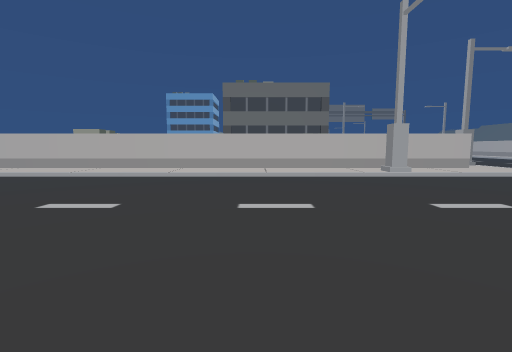
view 1 (above)

24 first-person views from a walk through a scene from a Unity 3-D project. The camera is 1.5 m above the floor, tilts 6° down and sees 85° across. The floor is counted in squares, 2 m on a side. Each view is taken from the middle of a square. On the plan, view 1 faces up. The plan holds only what a view shows up to about 10 squares ahead; the rest is blank. The place goes on beyond the plan. Some surface patterns are stand-ins.

view 2
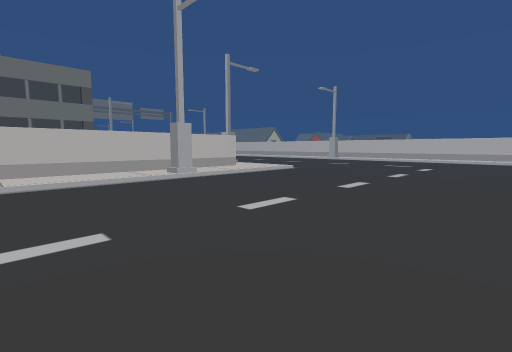

view 3
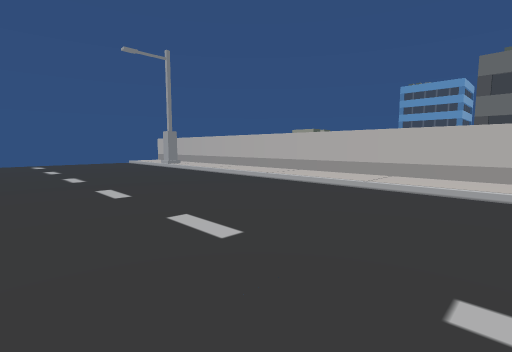

view 4
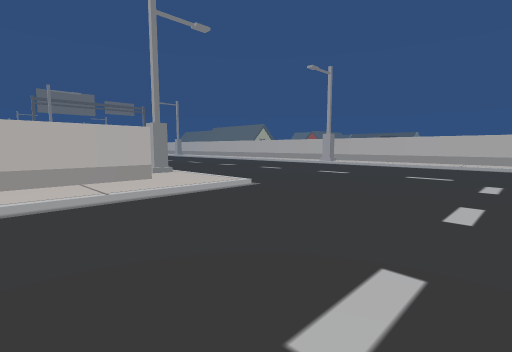

view 5
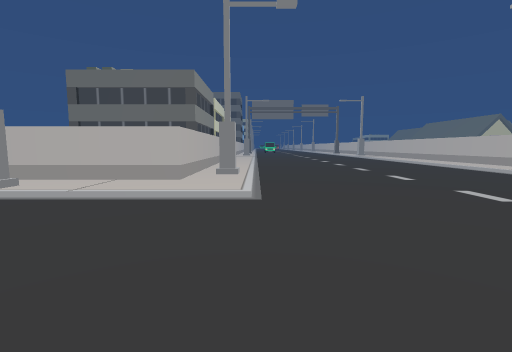

view 6
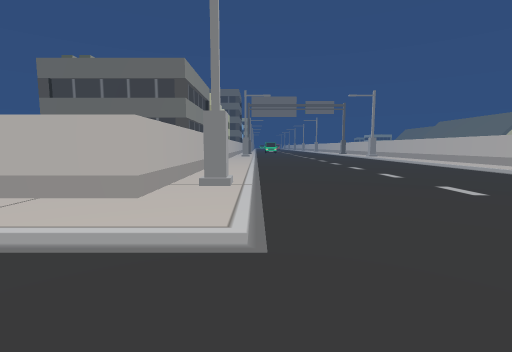

view 7
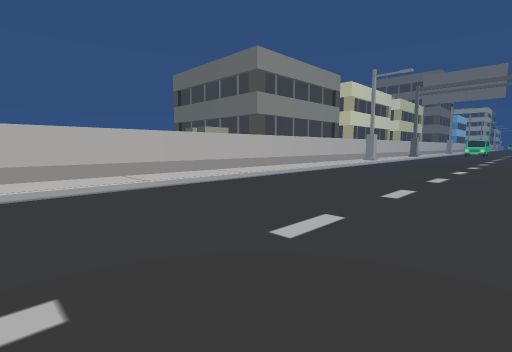

view 8
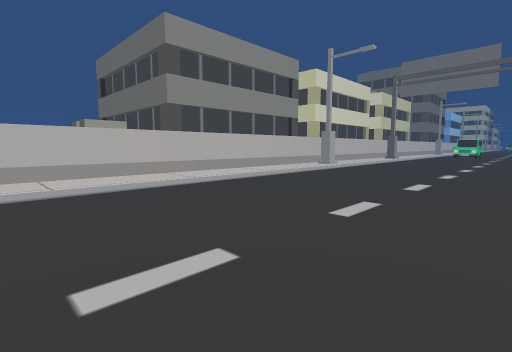

view 9
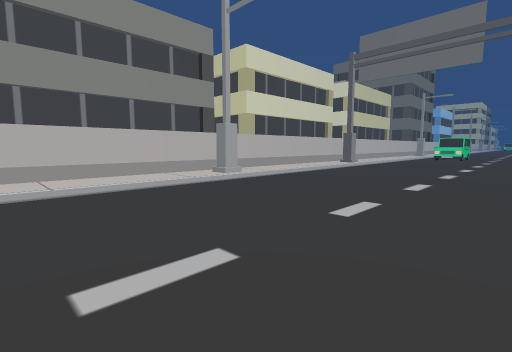

view 10
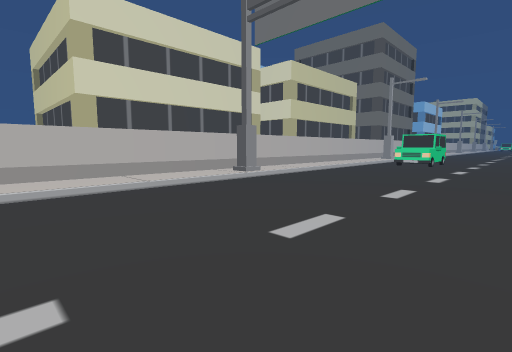

view 11
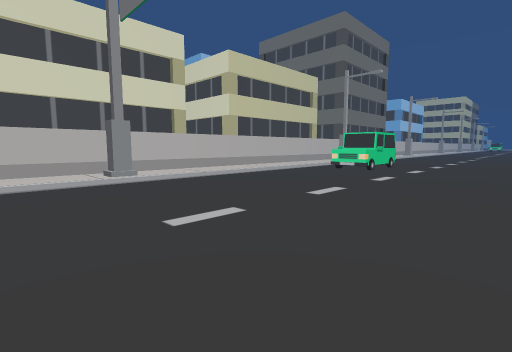

view 12
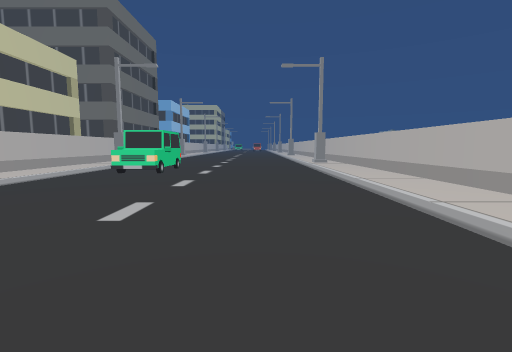

view 13
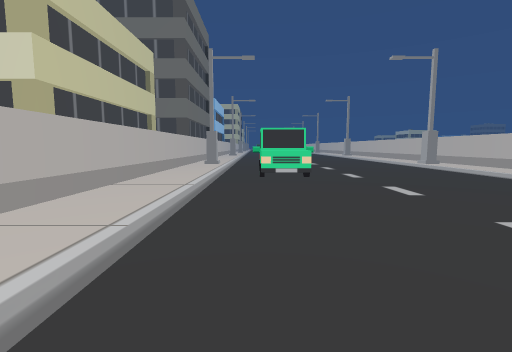

view 14
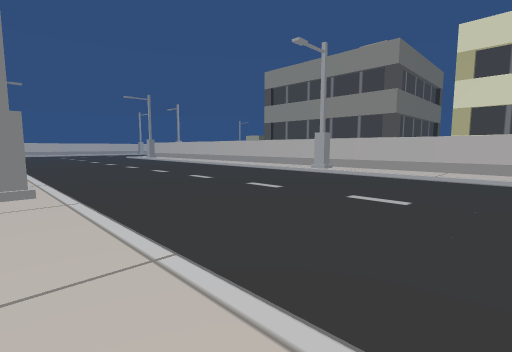

view 15
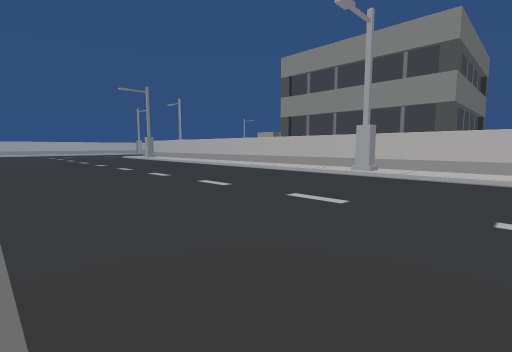

view 16
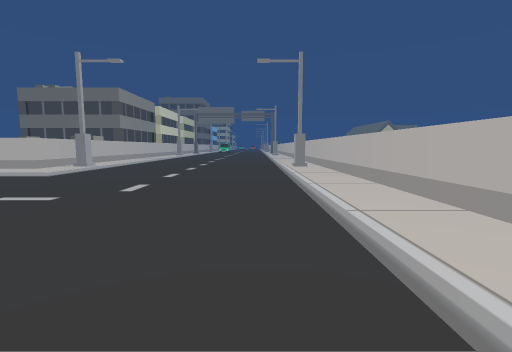

view 17
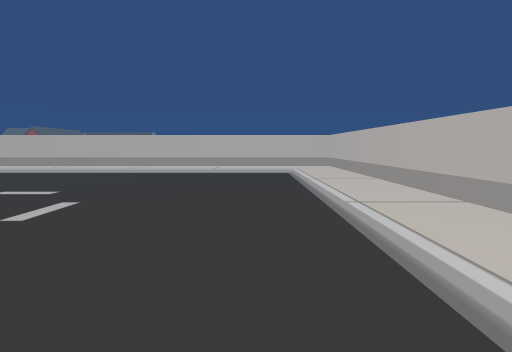

view 18
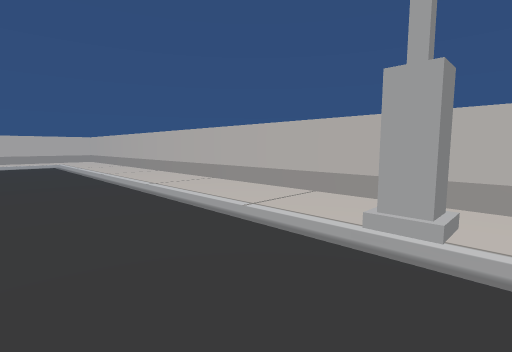

view 19
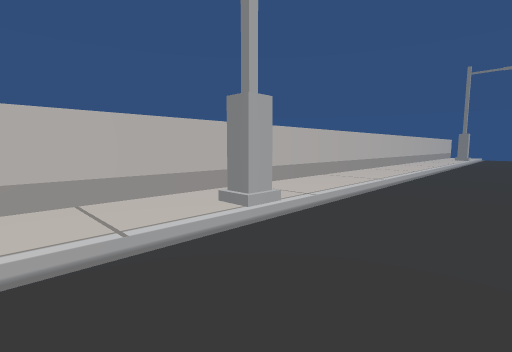

view 20
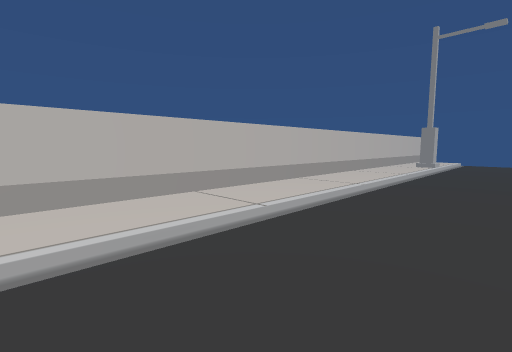

view 21
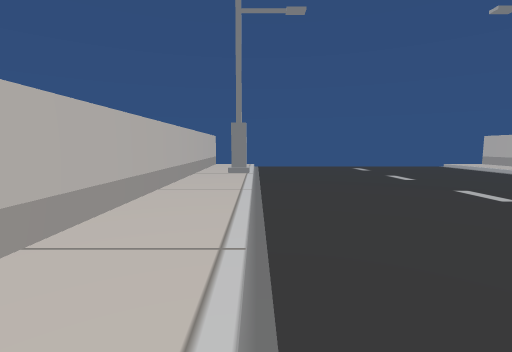

view 22
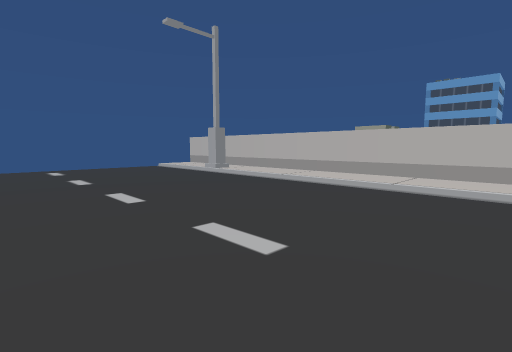

view 23
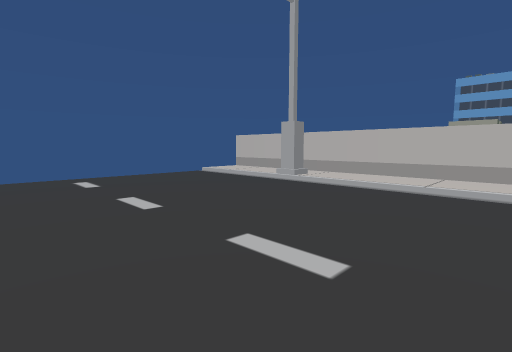

view 24
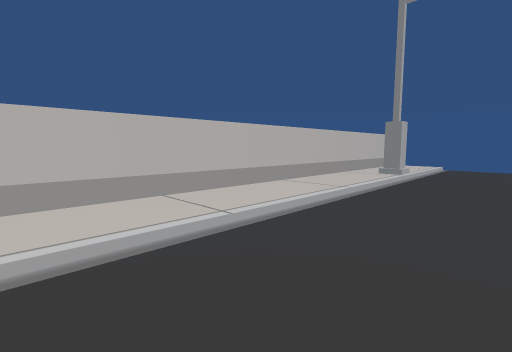

### Floor plan
Key: @ floor where view 1 was taken; # wall or solid block; . main floor; : floor 0.25 m higher than the main floor; / step, stairs or slope; O other object.
Columns run from 14 left of view 1 to 17 right of it. Each row starts with its distance up from view 1.
 40                     #:/  ..../:
 39                     #:/ O..../:
 38                     #:/OO..../:
 37                     #:/OO..../:
 36                     #:/....../:
 35                     #:/....../:
 34                     #:/....../:
 33                     #:/....../:
 32                     #:/....../:
 31                     #:/....../
 30                     #//......
 29                     #:/....../:
 28                     #:/....../:
 27                     #:/....../:
 26                     #:/....../:
 25                     #:/....../:
 24                     #//......//
 23                     #:/....../
 22                     #:/....../
 21                     #:/....../
 20                     #:/....../
 19                     #:/....../
 18                     #:/....../
 17                     #:/....../
 16                     #:/......
 15                     #:/....../:
 14                     #:/....../:
 13                     #:/....../:
 12                     #:/....../:
 11                     #:/....../
 10                     #//......  #
  9 #####################:/....../:#
  8  :::::::::::::::::::::/....../:#
  7  ///#/////////////#////....../:#
  6  ............................/:#
  5  ............................/:#
  4  ............................/:#
  3  ............................/:#
  2  ............................/:#
  1  ............................/:#
  0  ///#/////////@///#///////////:#
 -1  ::::::::::::::::::::::::::::::#
 -2  ###############################

Positions as (right, up) in squares from view 1, and headings:
1: (0, 0), facing up
2: (0, 1), facing up-right
3: (0, 2), facing up-left
4: (4, 3), facing up-right
5: (8, 3), facing up
6: (8, 5), facing up
7: (13, 10), facing up-left
8: (13, 14), facing up-left
9: (13, 19), facing up-left
10: (13, 25), facing up-left
11: (14, 28), facing up-left
12: (13, 29), facing up
13: (9, 30), facing up
14: (16, 29), facing down-left
15: (15, 27), facing down-left
16: (14, -1), facing up
17: (7, 1), facing right
18: (3, 2), facing down-right
19: (6, 2), facing down-left
20: (0, 2), facing down-left
21: (-3, 0), facing left
22: (-3, 2), facing up-left
23: (-6, 2), facing up-left
24: (-3, 2), facing down-left
